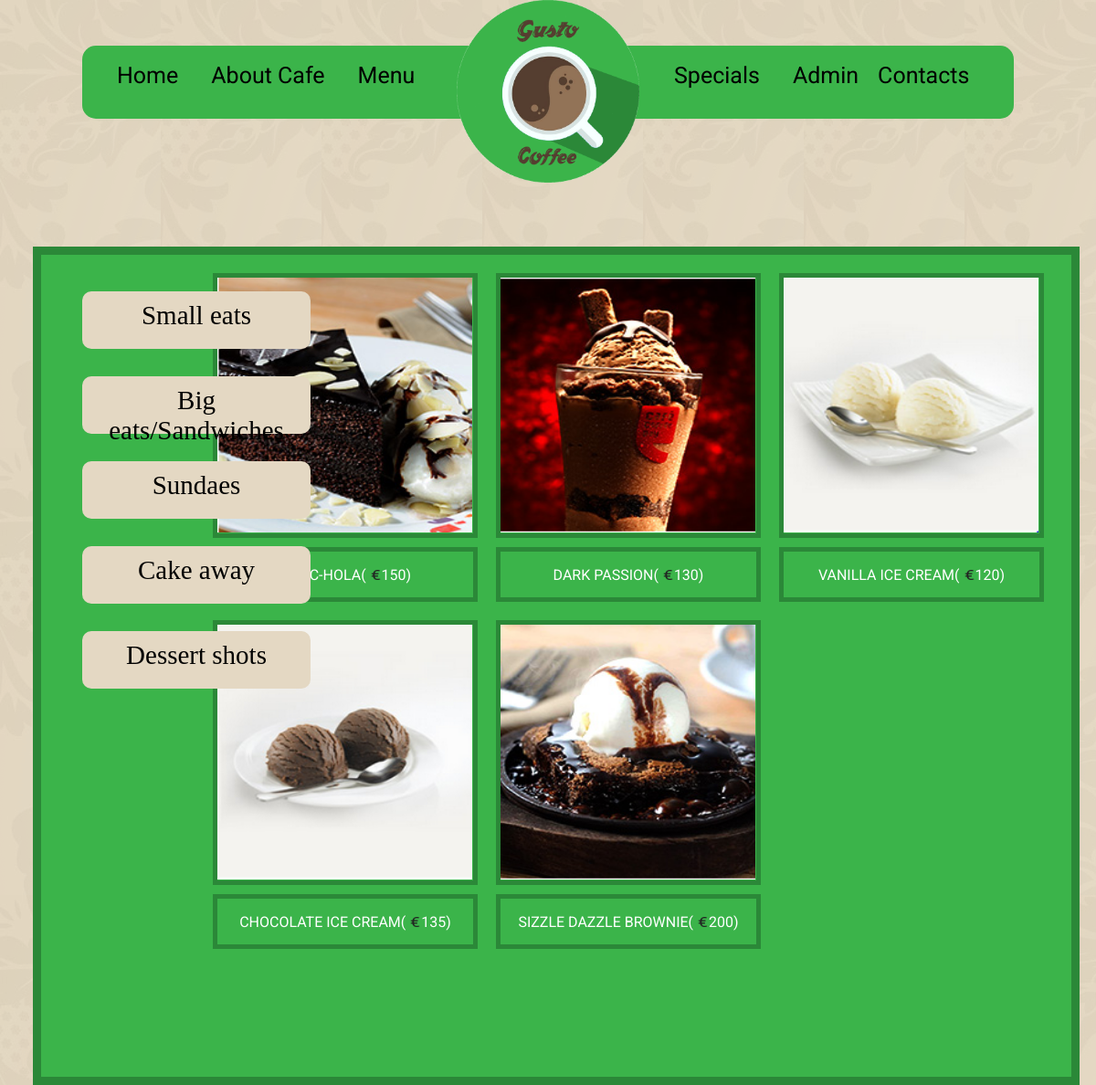
The page /sundaes.php on the database its author committed.
### tables this page shows
CREATE TABLE IF NOT EXISTS `food` (
  `f_id` int(11) NOT NULL AUTO_INCREMENT,
  `menu_type` varchar(255) NOT NULL DEFAULT '',
  `product` varchar(255) NOT NULL DEFAULT '',
  `image` varchar(255) NOT NULL DEFAULT '',
  `price` int(11) NOT NULL,
  PRIMARY KEY (`f_id`)
);

### sundaes.php (the view, shortened to what this page needs)
<html>
				<head>
								<link rel="stylesheet" type="text/css" href="css/menu.css"/>
								<link rel="stylesheet" type="text/css" href="css/menu1.css"/>
								<link rel="stylesheet" type="text/css" href="css/big eats.css"/>
								<link rel="stylesheet" type="text/css" href="css/sundaes.css"/>
								<link rel="stylesheet" type="text/css" href="css/cake away.css"/>
								<link rel="stylesheet" type="text/css" href="css/dessert.css"/>
								<link rel="stylesheet" type="text/css" href="css/small eats.css"/>
				</head>
  <body>
				<?php
				include ('menu.php');
				?>
<div class="maindiv">
<div class="leftdiv">
				<center><a style="text-decoration:none;color:#000000;" href="small eats.php"><p  class="leftdiv1">Small eats</p></a></center>
				<center><a style="text-decoration:none;color:#000000;" href="big eats.php"><p  class="leftdiv1">Big eats/Sandwiches</p></a></center>
				<center><a  style="text-decoration:none;color:#000000;"href="sundaes.php"><p  class="leftdiv1">Sundaes</p></a></center>
				<center><a  style="text-decoration:none;color:#000000;"href="cake away.php" ><p  class="leftdiv1">Cake away</p></a></center>
				<center><a  style="text-decoration:none;color:#000000;"href="dessert.php"><p  class="leftdiv1">Dessert shots</p></a></center>
    </div>
	<div class="rightdiv">
	<?php
	$con=mysqli_connect("localhost","root","","gustocoffee");
$x=mysqli_query($con,"select * from food where menu_type='3'");
while($y=mysqli_fetch_array($x))
{
?>
				<div class="rightdiv1">
					<div class="rightdiv1a"><img src="<?php echo 'img/'.$y[3]; ?>" style="height:279px; width:279px; "></div>
					<div class="rightdiv1b"><center><p><?php echo $y[2]; ?>(&nbsp;<img src="IMAGES/download.png" style="height:11px; width:13px;"><?php echo $y[4]; ?>)</p></center></div>
				</div>
<?php
}
?>
	</div>
</div>
</body>
</html>

### menu.php (shortened to what this page needs)
<html>
				<head>
								<link rel="stylesheet" type="text/css" href="css/style.css"/>
								<link rel="stylesheet" type="text/css" href="css/menu.css"/>
								<link rel="stylesheet" type="text/css" href="css/menu1.css"/>
								<link rel="stylesheet" type="text/css" href="css/beverages.css"/>
								<link rel="stylesheet" type="text/css" href="css/combo offers.css"/>
								<link rel="stylesheet" type="text/css" href="css/EVENTS.css"/>
				</head>
		<body>
		<div class="menu">
		<ul class="one">
				<a style="text-decoration:none;color:#000000;" href="index.php"><li class="li">Home </li></a>
				<a style="text-decoration:none;color:#000000;"href="about us.php"><li class="li">About Cafe </li></a>
				<a style="text-decoration:none;color:#000000;" href="menu1.php"><li  class="li">Menu</a>
		</ul>
            <div class="logo"><a href="index.php" ><img src="IMAGES/gusto_coffee.PNG" id="a"></a></div>
	   	<ul class="second">
				<a style="text-decoration:none;color:#000000;" href="SPECIALS.php"><li class="li">Specials</li></a>
				<a style="text-decoration:none;color:#000000;" href="admin/index.php"><li class="li">Admin</li></a>
				<a style="text-decoration:none;color:#000000; " href="contact us.php" ><li  class="li" style="margin-left:-15px;">Contacts</li></a>
						</ul>
</div>
</body>
</html>

### css/menu.css (style rules this page uses)
body { background-image:url(../IMAGES/c1.PNG); }
.logo { height:160px; margin-top:-10px; }
.menu { height:80px; border:0px solid red; margin-top:50px; background-color:#D1C6B2; }
.one,.second { list-style:none; }
.one .li,.second .li { float:left; padding:18px; font-family:; font-size:25px; margin-left::-10px; }
#a { height:150px; width:500px; float:left; margin-top:-35px; }

### css/menu1.css (style rules this page uses)
.maindiv { width:1300px; background-color:#D1C6B2; margin-top:30px; margin-left:5px; }
.leftdiv { position:absolute; height:570px; width:300px; background-color:none; border:none; margin-left:20px; margin-top:10px; float:left; }
.leftdiv1 { width:230px; height:43px; border:5px #D1C6B2; margin-top:20px; background-color:#E4D8C3; padding:10px; border-radius:10px; margin-left:0px; margin-top:30px; font-family:Vladimir Script; font-size:29px; }
.rightdiv { width:960px; height:900px; border:none; background-color: none; float:right; }
.rightdiv1 { width:300px; height:370px; background-color:none; border:none; margin-left:10px; margin-top:10px; float:left; }
.rightdiv1a { height:280px; width:280px; border:5PX solid #E3D7C3; margin-top:10px; margin-left:10px; margin-right:10px; margin-bottom:10px; background:#D1C6B2; color:#E3D7C3; }
.rightdiv1b { height:50px; width:280px; border:5PX solid #E3D7C3; margin-top:10px; margin-left:10px; margin-right:10px; margin-bottom:10px; background:#D1C6B2; }

### css/big eats.css (style rules this page uses)
.maindiv { width:1500px; background-color:#D1C6B2; border:none; margin-top:30px; margin-left:5px; }
.leftdiv { position:absolute; height:570px; width:300px; background-color:none; border:none; margin-left:20px; margin-top:10px; float:left; }
.leftdiv1 { width:230px; height:43px; border:5px #D1C6B2; margin-top:20px; background-color:#E4D8C3; padding:10px; border-radius:10px; margin-left:0px; margin-top:30px; font-family:Vladimir Script; font-size:29px; }
.rightdiv { width:960px; height:1100px; border:none; background-color: none; float:right; }
.rightdiv1 { width:300px; height:370px; background-color:none; border:none; margin-left:10px; margin-top:10px; float:left; }
.rightdiv1a { height:280px; width:280px; border:5PX solid #E3D7C3; margin-top:10px; margin-left:10px; margin-right:10px; margin-bottom:10px; background:#D1C6B2; color:#E3D7C3; }
.rightdiv1b { height:50px; width:280px; border:5PX solid #E3D7C3; margin-top:10px; margin-left:10px; margin-right:10px; margin-bottom:10px; background:#D1C6B2; }

### css/sundaes.css (style rules this page uses)
.maindiv { width:1300px; background-color:#D1C6B2; border:1px solid red; margin-top:30px; margin-left:5px; }
.leftdiv { position:absolute; height:570px; width:300px; background-color:none; border:2px solid green; margin-left:20px; margin-top:10px; float:left; }
.leftdiv1 { width:230px; height:43px; border:5px #D1C6B2; margin-top:20px; background-color:#E4D8C3; padding:10px; border-radius:10px; margin-left:0px; margin-top:30px; font-family:Vladimir Script; font-size:29px; }
.rightdiv { width:960px; height:900px; border:2px solid green; background-color: none; float:right; }
.rightdiv1 { width:300px; height:370px; background-color:none; border:0px solid red; margin-left:10px; margin-top:10px; float:left; }
.rightdiv1a { height:280px; width:280px; border:5PX solid #E3D7C3; margin-top:10px; margin-left:10px; margin-right:10px; margin-bottom:10px; background:#D1C6B2; color:#E3D7C3; }
.rightdiv1b { height:50px; width:280px; border:5PX solid #E3D7C3; margin-top:10px; margin-left:10px; margin-right:10px; margin-bottom:10px; background:#D1C6B2; }

### css/cake away.css (style rules this page uses)
.maindiv { width:1300px; background-color:#D1C6B2; border:1px solid red; margin-top:30px; margin-left:5px; }
.leftdiv { position:absolute; height:570px; width:300px; background-color:none; border:2px solid green; margin-left:20px; margin-top:10px; float:left; }
.leftdiv1 { width:230px; height:43px; border:5px #D1C6B2; margin-top:20px; background-color:#E4D8C3; padding:10px; border-radius:10px; margin-left:0px; margin-top:30px; font-family:Vladimir Script; font-size:29px; }
.rightdiv { width:960px; height:900px; border:2px solid green; background-color: none; float:right; }
.rightdiv1 { width:300px; height:370px; background-color:none; border:0px solid red; margin-left:10px; margin-top:10px; float:left; }
.rightdiv1a { height:280px; width:280px; border:5PX solid #E3D7C3; margin-top:10px; margin-left:10px; margin-right:10px; margin-bottom:10px; background:#D1C6B2; color:#E3D7C3; }
.rightdiv1b { height:50px; width:280px; border:5PX solid #E3D7C3; margin-top:10px; margin-left:10px; margin-right:10px; margin-bottom:10px; background:#D1C6B2; }

### rows shown on the page
food: image (picture), product "CHOC-HOLA", price "150"
food: image (picture), product "DARK PASSION", price "130"
food: image (picture), product "VANILLA ICE CREAM", price "120"
food: image (picture), product "CHOCOLATE ICE CREAM", price "135"
food: image (picture), product "SIZZLE DAZZLE BROWNIE", price "200"
